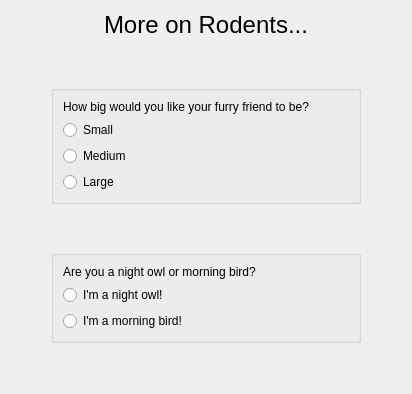
     <widget class="QWidget" name="rodentFollowups">
      <layout class="QVBoxLayout" name="verticalLayout_74">
       <item>
        <widget class="QLabel" name="label_6">
         <property name="font">
          <font>
           <pointsize>18</pointsize>
          </font>
         </property>
         <property name="text">
          <string>More on Rodents...</string>
         </property>
         <property name="alignment">
          <set>Qt::AlignCenter</set>
         </property>
        </widget>
       </item>
       <item>
        <layout class="QHBoxLayout" name="horizontalLayout_31">
         <item>
          <spacer name="horizontalSpacer_17">
           <property name="orientation">
            <enum>Qt::Horizontal</enum>
           </property>
           <property name="sizeHint" stdset="0">
            <size>
             <width>40</width>
             <height>20</height>
            </size>
           </property>
          </spacer>
         </item>
         <item>
          <layout class="QVBoxLayout" name="verticalLayout_63">
           <item>
            <spacer name="verticalSpacer_13">
             <property name="orientation">
              <enum>Qt::Vertical</enum>
             </property>
             <property name="sizeHint" stdset="0">
              <size>
               <width>20</width>
               <height>40</height>
              </size>
             </property>
            </spacer>
           </item>
           <item>
            <widget class="QGroupBox" name="groupBox_17">
             <property name="title">
              <string/>
             </property>
             <layout class="QVBoxLayout" name="verticalLayout_64">
              <item>
               <layout class="QHBoxLayout" name="horizontalLayout_26">
                <item>
                 <layout class="QVBoxLayout" name="verticalLayout_65">
                  <item>
                   <widget class="QLabel" name="label_23">
                    <property name="text">
                     <string>How big would you like your furry friend to be?</string>
                    </property>
                    <property name="alignment">
                     <set>Qt::AlignCenter</set>
                    </property>
                   </widget>
                  </item>
                  <item>
                   <widget class="QRadioButton" name="mouseRodent">
                    <property name="text">
                     <string>Small</string>
                    </property>
                   </widget>
                  </item>
                  <item>
                   <widget class="QRadioButton" name="ratRodent">
                    <property name="text">
                     <string>Medium</string>
                    </property>
                   </widget>
                  </item>
                  <item>
                   <widget class="QRadioButton" name="guineaPigRodent">
                    <property name="text">
                     <string>Large</string>
                    </property>
                   </widget>
                  </item>
                 </layout>
                </item>
                <item>
                 <spacer name="horizontalSpacer_35">
                  <property name="orientation">
                   <enum>Qt::Horizontal</enum>
                  </property>
                  <property name="sizeHint" stdset="0">
                   <size>
                    <width>40</width>
                    <height>20</height>
                   </size>
                  </property>
                 </spacer>
                </item>
               </layout>
              </item>
             </layout>
            </widget>
           </item>
           <item>
            <spacer name="verticalSpacer_14">
             <property name="orientation">
              <enum>Qt::Vertical</enum>
             </property>
             <property name="sizeHint" stdset="0">
              <size>
               <width>20</width>
               <height>40</height>
              </size>
             </property>
            </spacer>
           </item>
           <item>
            <widget class="QGroupBox" name="groupBox_18">
             <property name="title">
              <string/>
             </property>
             <layout class="QVBoxLayout" name="verticalLayout_66">
              <item>
               <layout class="QHBoxLayout" name="horizontalLayout_27">
                <item>
                 <layout class="QVBoxLayout" name="verticalLayout_67">
                  <item>
                   <widget class="QLabel" name="label_24">
                    <property name="text">
                     <string>Are you a night owl or morning bird?</string>
                    </property>
                    <property name="alignment">
                     <set>Qt::AlignCenter</set>
                    </property>
                   </widget>
                  </item>
                  <item>
                   <widget class="QRadioButton" name="hamsterRodent">
                    <property name="text">
                     <string>I'm a night owl!</string>
                    </property>
                   </widget>
                  </item>
                  <item>
                   <widget class="QRadioButton" name="gerbilRodent">
                    <property name="text">
                     <string>I'm a morning bird!</string>
                    </property>
                   </widget>
                  </item>
                 </layout>
                </item>
                <item>
                 <spacer name="horizontalSpacer_37">
                  <property name="orientation">
                   <enum>Qt::Horizontal</enum>
                  </property>
                  <property name="sizeHint" stdset="0">
                   <size>
                    <width>40</width>
                    <height>20</height>
                   </size>
                  </property>
                 </spacer>
                </item>
               </layout>
              </item>
             </layout>
            </widget>
           </item>
           <item>
            <spacer name="verticalSpacer_15">
             <property name="orientation">
              <enum>Qt::Vertical</enum>
             </property>
             <property name="sizeHint" stdset="0">
              <size>
               <width>20</width>
               <height>40</height>
              </size>
             </property>
            </spacer>
           </item>
          </layout>
         </item>
         <item>
          <spacer name="horizontalSpacer_18">
           <property name="orientation">
            <enum>Qt::Horizontal</enum>
           </property>
           <property name="sizeHint" stdset="0">
            <size>
             <width>40</width>
             <height>20</height>
            </size>
           </property>
          </spacer>
         </item>
        </layout>
       </item>
      </layout>
     </widget>
